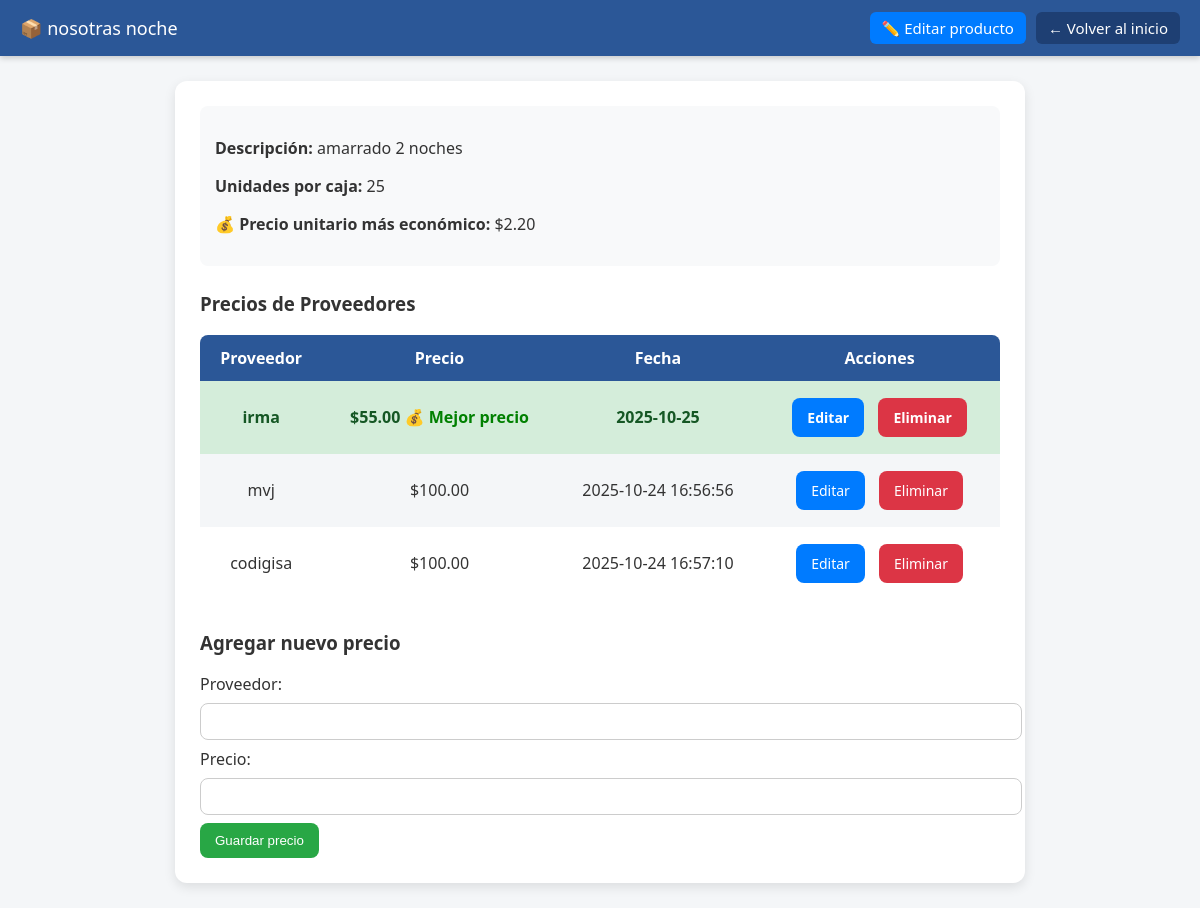
Page /detalle/3 on the earlier database version.
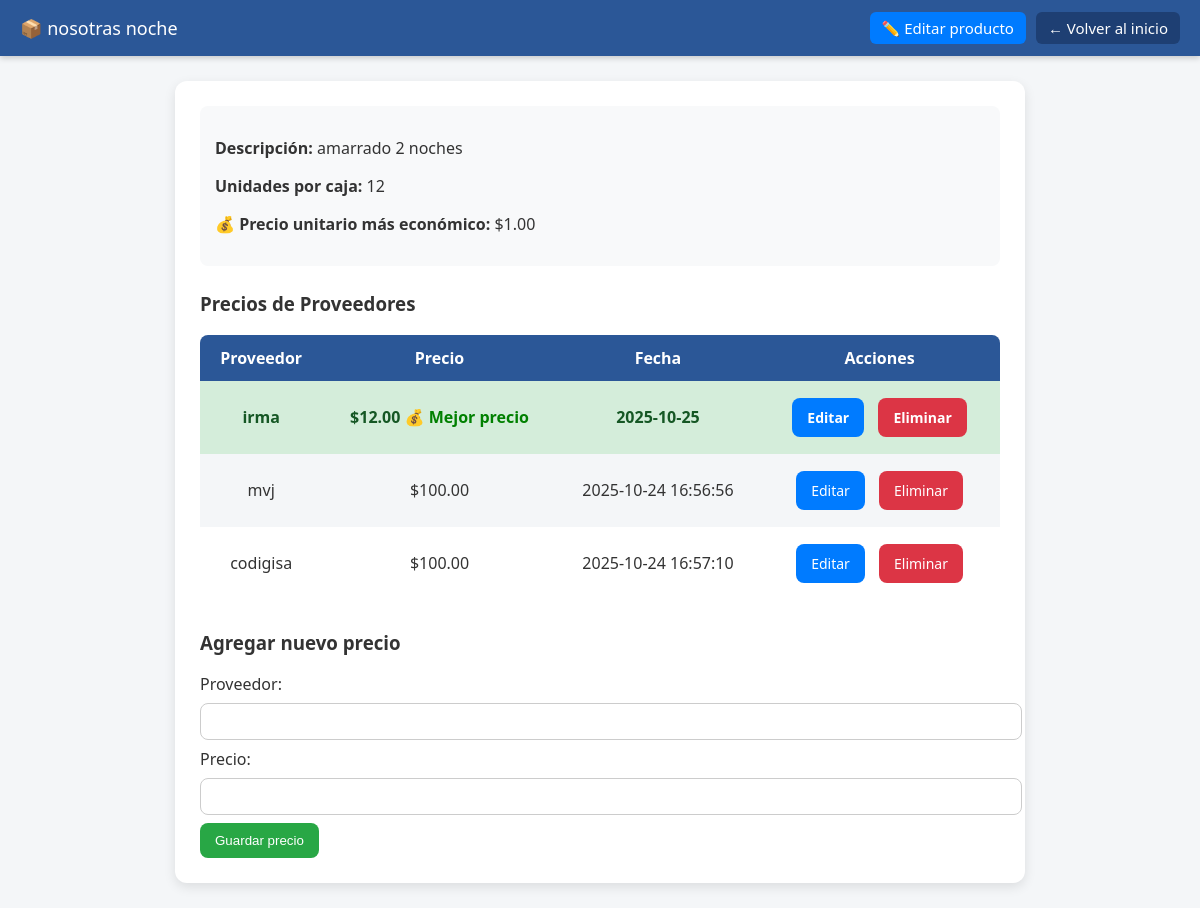
Same page on the later database version.
### tables this page shows
CREATE TABLE "productos" (
    id INTEGER PRIMARY KEY AUTOINCREMENT,
    nombre TEXT UNIQUE,
    descripcion TEXT,
    precio_caja REAL,
    unidades_por_caja INTEGER,
    precio_unitario REAL
);

CREATE TABLE precios (
            id INTEGER PRIMARY KEY AUTOINCREMENT,
            producto_id INTEGER,
            proveedor TEXT,
            precio REAL,
            fecha TEXT,
            FOREIGN KEY (producto_id) REFERENCES productos(id)
        );

### app.py (the view, shortened to what this page needs)
@app.route('/detalle/<int:id>', methods=['GET', 'POST'])
def detalle(id):
    conn = conectar()
    cur = conn.cursor()
    cur.execute("SELECT * FROM productos WHERE id = ?", (id,))
    producto = cur.fetchone()
    if not producto:
        conn.close()
        return "Producto no encontrado", 404
    cur.execute("SELECT * FROM precios WHERE producto_id = ? ORDER BY precio ASC", (id,))
    precios = cur.fetchall()
    precio_minimo = None
    precio_unitario = None
    if precios:
        precio_minimo = min(precios, key=lambda x: x['precio'])
        unidades = producto['unidades_por_caja']
        if unidades and unidades > 0:
            precio_unitario = round(precio_minimo['precio'] / unidades, 2)
    conn.close()
    return render_template(
        'detalle.html',
        producto=producto,
        precios=precios,
        precio_minimo=precio_minimo,
        precio_unitario=precio_unitario
    )

### app.py (called while the page is built)
def conectar():
    conn = sqlite3.connect(DB_PATH)
    conn.row_factory = sqlite3.Row
    return conn

### templates/detalle.html (shortened to what this page needs)
<!DOCTYPE html>
<html lang="es">
<head>
</head>
<body>
<header>
    <span>📦 {{ producto['nombre'] }}</span>
    <div class="actions">
        <a href="/editar_producto/{{ producto['id'] }}" class="btn-edit">✏️ Editar producto</a>
        <a href="/">← Volver al inicio</a>
    </div>
</header>
<div class="container">
    <div class="info">
        <p><strong>Descripción:</strong> {{ producto['descripcion'] or "Sin descripción" }}</p>
        <p><strong>Unidades por caja:</strong> {{ producto['unidades_por_caja'] }}</p>
        {% if precio_unitario %}
            <p><strong>💰 Precio unitario más económico:</strong> ${{ "%.2f"|format(precio_unitario) }}</p>
        {% endif %}
    </div>
    <h3>Precios de Proveedores</h3>
    {% if precios %}
        {% set min_precio = precios | map(attribute='precio') | map('float') | min %}
        <table>
            <thead>
                <tr>
                    <th>Proveedor</th>
                    <th>Precio</th>
                    <th>Fecha</th>
                    <th>Acciones</th>
                </tr>
            </thead>
            <tbody>
                {% for p in precios %}
                    {% set precio_float = p['precio'] | float %}
                    <tr {% if precio_float == min_precio %} class="lowest" {% endif %}>
                        <td>{{ p['proveedor'] }}</td>
                        <td>
                            ${{ "%.2f"|format(precio_float) }}
                            {% if precio_float == min_precio %}
                                💰 <span style="color: green;">Mejor precio</span>
                            {% endif %}
                        </td>
                        <td>{{ p['fecha'] }}</td>
                        <td>
                            <a href="/editar_precio/{{ p['id'] }}" class="btn btn-edit">Editar</a>
                            <a href="/eliminar_precio/{{ p['id'] }}" class="btn btn-delete">Eliminar</a>
                        </td>
                    </tr>
                {% endfor %}
            </tbody>
        </table>
    {% else %}
        <p>No hay precios registrados para este producto.</p>
    {% endif %}
    <div class="form-section">
        <h3>Agregar nuevo precio</h3>
        <form method="POST">
            <label>Proveedor:</label>
            <input type="text" name="proveedor" required>
            <label>Precio:</label>
            <input type="number" name="precio" step="0.01" required>
            <button type="submit">Guardar precio</button>
        </form>
    </div>
</div>
</body>
</html>

Differences in the rows shown:
changed productos "nosotras noche": unidades_por_caja "25" → "12"
changed precios "irma": precio "55.00" → "12.00"
Other differences:
{{ "%.2f"|format(precio_unitario) }}: "2.20" → "1.00"
